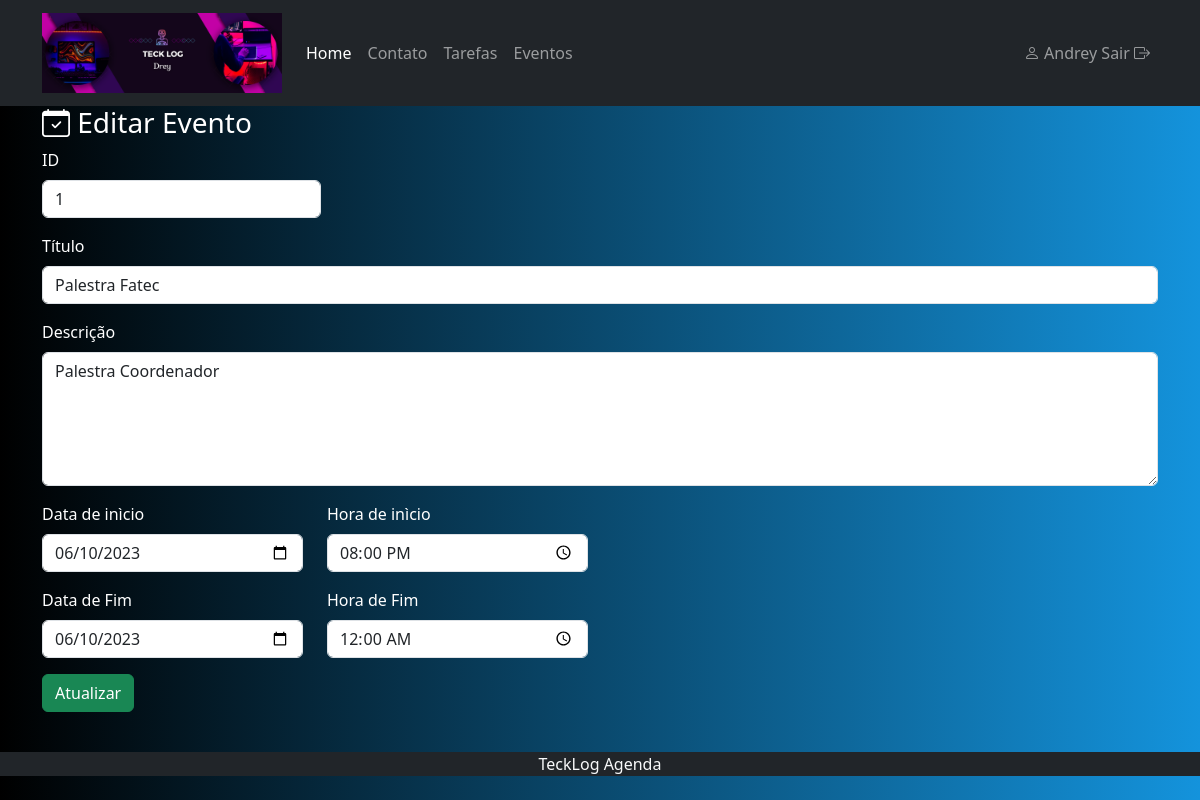
/index.php?menuop=editar-evento&idEvento=1 (signed in), run on the app's committed database.
### tables this page shows
CREATE TABLE `tbeventos` (
  `idEvento` int(11) NOT NULL,
  `tituloEvento` varchar(255) NOT NULL,
  `descricaoEvento` text NOT NULL,
  `dataInicioEvento` date NOT NULL,
  `horaInicioEvento` time NOT NULL,
  `dataFimEvento` date NOT NULL,
  `horaFimEvento` time NOT NULL,
  `statusEvento` int(11) NOT NULL
);

### paginas/eventos/editar-evento.php (the view)
<?php
$idEvento = $_GET["idEvento"];
$sql = "SELECT * FROM tbeventos WHERE idEvento = '$idEvento'";
$rs = mysqli_query($conexao, $sql) or die("Erro ao recuperar os dados do registro" . mysqli_error($conexao));
$dados = mysqli_fetch_assoc($rs);
?>
<header>
    <h3>
        <i class="bi bi-calendar-check"></i> Editar Evento
    </h3>
</header>
<div>
    <form class="needs-validation" action="index.php?menuop=atualizar-evento" method="post" novalidate>
        <div class="mb-3 col-3">
            <label for="idEvento" class="form-label">ID</label>
            <input class="form-control" type="text" name="idEvento" id="idEvento" value="<?=$dados["idEvento"]?>" readonly>
        </div>
        <div class="mb-3">
            <label for="tituloEvento" class="form-label">Título</label>
            <input class="form-control" type="text" name="tituloEvento" id="tituloEvento" value="<?=$dados["tituloEvento"]?>" required>
        </div>
        <div class="mb-3">
            <label for="descricaoEvento" class="form-label">Descrição</label>
            <textarea name="descricaoEvento" id="descricaoEvento" cols="30" rows="5" class="form-control" required><?=$dados["descricaoEvento"]?></textarea>
        </div>
        <div class="row">
            <div class="mb-3 col-3">
                <label for="dataInicioEvento" class="form-label">Data de inìcio</label>
                <input class="form-control" type="date" name="dataInicioEvento" id="dataInicioEvento" value="<?=$dados["dataInicioEvento"]?>" required>
            </div>
            <div class="mb-3 col-3">
                <label for="horaInicioEvento" class="form-label">Hora de inìcio</label>
                <input class="form-control" type="time" name="horaInicioEvento" id="horaInicioEvento" value="<?=$dados["horaInicioEvento"]?>" required>
            </div>
        </div>
        <div class="row">
            <div class="mb-3 col-3">
                <label for="dataFimEvento" class="form-label">Data de Fim</label>
                <input class="form-control" type="date" name="dataFimEvento" id="dataFimEvento" value="<?=$dados["dataFimEvento"]?>" >
            </div>
            <div class="mb-3 col-3">
                <label for="horaFimEvento" class="form-label">Hora de Fim</label>
                <input class="form-control" type="time" name="horaFimEvento" id="horaFimEvento" value="<?=$dados["horaFimEvento"]?>">
            </div>
        </div>
        <div class="mb-3">
            <input class="btn btn-success" type="submit" value="Atualizar" name="btnAtualizar">
        </div>
    </form>
</div>

### css/estilo-padrao.css (style rules this page uses)
body { background: linear-gradient(to right, rgb(0, 0, 0), rgb(20, 147, 220)); color: white; }

### data on the page
tbeventos: idEvento "1", tituloEvento "Palestra Fatec", descricaoEvento "Palestra Coordenador", dataInicioEvento "06/10/2023", horaInicioEvento "20:00:00", dataFimEvento "06/10/2023", horaFimEvento "00:00:00"

### other printed values
$nomeUser "Andrey"
